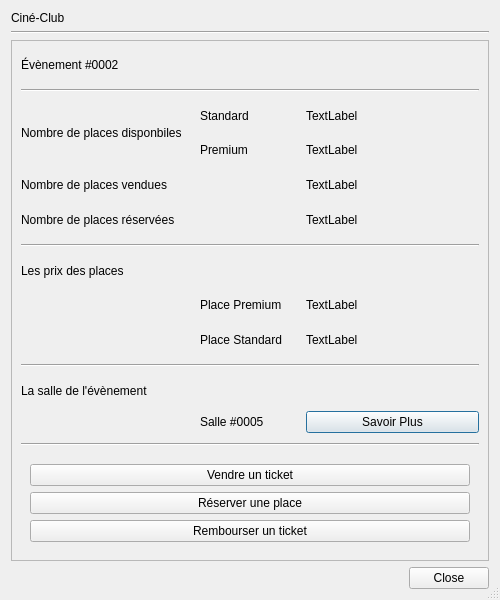
<?xml version="1.0" encoding="UTF-8"?>
<ui version="4.0">
 <class>info_projection_dialog</class>
 <widget class="QDialog" name="info_projection_dialog">
  <property name="geometry">
   <rect>
    <x>0</x>
    <y>0</y>
    <width>500</width>
    <height>600</height>
   </rect>
  </property>
  <property name="minimumSize">
   <size>
    <width>500</width>
    <height>600</height>
   </size>
  </property>
  <property name="windowTitle">
   <string>Détails de la projection</string>
  </property>
  <property name="styleSheet">
   <string notr="true"/>
  </property>
  <property name="sizeGripEnabled">
   <bool>true</bool>
  </property>
  <property name="modal">
   <bool>true</bool>
  </property>
  <layout class="QVBoxLayout" name="verticalLayout">
   <item>
    <widget class="QLabel" name="titre">
     <property name="sizePolicy">
      <sizepolicy hsizetype="Expanding" vsizetype="Minimum">
       <horstretch>0</horstretch>
       <verstretch>0</verstretch>
      </sizepolicy>
     </property>
     <property name="text">
      <string>Ciné-Club</string>
     </property>
    </widget>
   </item>
   <item>
    <widget class="Line" name="line">
     <property name="sizePolicy">
      <sizepolicy hsizetype="Expanding" vsizetype="Fixed">
       <horstretch>0</horstretch>
       <verstretch>0</verstretch>
      </sizepolicy>
     </property>
     <property name="frameShadow">
      <enum>QFrame::Sunken</enum>
     </property>
     <property name="orientation">
      <enum>Qt::Horizontal</enum>
     </property>
    </widget>
   </item>
   <item>
    <widget class="QScrollArea" name="scrollArea">
     <property name="widgetResizable">
      <bool>true</bool>
     </property>
     <widget class="QWidget" name="scrollAreaWidgetContents">
      <property name="geometry">
       <rect>
        <x>0</x>
        <y>0</y>
        <width>480</width>
        <height>523</height>
       </rect>
      </property>
      <layout class="QGridLayout" name="gridLayout_4" rowstretch="0,0,0">
       <item row="2" column="0">
        <layout class="QGridLayout" name="add_event_layout">
         <property name="sizeConstraint">
          <enum>QLayout::SetDefaultConstraint</enum>
         </property>
         <item row="3" column="2">
          <widget class="QLabel" name="evenement_place_premium_value">
           <property name="text">
            <string>TextLabel</string>
           </property>
          </widget>
         </item>
         <item row="9" column="1">
          <widget class="QLabel" name="label_13">
           <property name="maximumSize">
            <size>
             <width>100</width>
             <height>16777215</height>
            </size>
           </property>
           <property name="text">
            <string>Place Standard</string>
           </property>
          </widget>
         </item>
         <item row="12" column="2">
          <widget class="QPushButton" name="evenement_salle_btn">
           <property name="text">
            <string>Savoir Plus</string>
           </property>
          </widget>
         </item>
         <item row="5" column="2">
          <widget class="QLabel" name="evenement_place_reservees_value">
           <property name="text">
            <string>TextLabel</string>
           </property>
          </widget>
         </item>
         <item row="8" column="2">
          <widget class="QLabel" name="evenement_place_premium_prix">
           <property name="text">
            <string>TextLabel</string>
           </property>
          </widget>
         </item>
         <item row="0" column="0" colspan="3">
          <widget class="QLabel" name="evenement_identifiant_value">
           <property name="styleSheet">
            <string notr="true">font: 14pt &quot;Arial&quot;;</string>
           </property>
           <property name="text">
            <string>Évènement #0002</string>
           </property>
          </widget>
         </item>
         <item row="2" column="2">
          <widget class="QLabel" name="evenement_place_standard_value">
           <property name="text">
            <string>TextLabel</string>
           </property>
          </widget>
         </item>
         <item row="8" column="1">
          <widget class="QLabel" name="label_12">
           <property name="maximumSize">
            <size>
             <width>100</width>
             <height>16777215</height>
            </size>
           </property>
           <property name="text">
            <string>Place Premium</string>
           </property>
          </widget>
         </item>
         <item row="1" column="0" colspan="3">
          <widget class="Line" name="line_4">
           <property name="minimumSize">
            <size>
             <width>0</width>
             <height>10</height>
            </size>
           </property>
           <property name="orientation">
            <enum>Qt::Horizontal</enum>
           </property>
          </widget>
         </item>
         <item row="3" column="1">
          <widget class="QLabel" name="label_4">
           <property name="maximumSize">
            <size>
             <width>100</width>
             <height>16777215</height>
            </size>
           </property>
           <property name="text">
            <string>Premium</string>
           </property>
          </widget>
         </item>
         <item row="9" column="2">
          <widget class="QLabel" name="evenement_place_standard_prix">
           <property name="text">
            <string>TextLabel</string>
           </property>
          </widget>
         </item>
         <item row="6" column="0" colspan="3">
          <widget class="Line" name="line_2">
           <property name="minimumSize">
            <size>
             <width>0</width>
             <height>10</height>
            </size>
           </property>
           <property name="orientation">
            <enum>Qt::Horizontal</enum>
           </property>
          </widget>
         </item>
         <item row="4" column="0" colspan="2">
          <widget class="QLabel" name="label_7">
           <property name="text">
            <string>Nombre de places vendues</string>
           </property>
          </widget>
         </item>
         <item row="2" column="0" rowspan="2">
          <widget class="QLabel" name="label_2">
           <property name="text">
            <string>Nombre de places disponbiles</string>
           </property>
          </widget>
         </item>
         <item row="7" column="0" colspan="2">
          <widget class="QLabel" name="label_11">
           <property name="text">
            <string>Les prix des places</string>
           </property>
          </widget>
         </item>
         <item row="12" column="1">
          <widget class="QLabel" name="evenement_salle_identifiant_value">
           <property name="text">
            <string>Salle #0005</string>
           </property>
          </widget>
         </item>
         <item row="11" column="0" colspan="2">
          <widget class="QLabel" name="label_16">
           <property name="text">
            <string>La salle de l'évènement</string>
           </property>
          </widget>
         </item>
         <item row="5" column="0" colspan="2">
          <widget class="QLabel" name="label_9">
           <property name="text">
            <string>Nombre de places réservées</string>
           </property>
          </widget>
         </item>
         <item row="4" column="2">
          <widget class="QLabel" name="evenement_place_vendues_value">
           <property name="text">
            <string>TextLabel</string>
           </property>
          </widget>
         </item>
         <item row="10" column="0" colspan="3">
          <widget class="Line" name="line_3">
           <property name="minimumSize">
            <size>
             <width>0</width>
             <height>10</height>
            </size>
           </property>
           <property name="orientation">
            <enum>Qt::Horizontal</enum>
           </property>
          </widget>
         </item>
         <item row="14" column="0" colspan="3">
          <widget class="QWidget" name="widget" native="true">
           <layout class="QVBoxLayout" name="verticalLayout_2">
            <item>
             <widget class="QPushButton" name="vendre_ticket_btn">
              <property name="text">
               <string>Vendre un ticket</string>
              </property>
             </widget>
            </item>
            <item>
             <widget class="QPushButton" name="reserver_place_btn">
              <property name="text">
               <string>Réserver une place</string>
              </property>
             </widget>
            </item>
            <item>
             <widget class="QPushButton" name="rembourser_ticket_btn">
              <property name="text">
               <string>Rembourser un ticket</string>
              </property>
             </widget>
            </item>
           </layout>
          </widget>
         </item>
         <item row="2" column="1">
          <widget class="QLabel" name="label_3">
           <property name="maximumSize">
            <size>
             <width>100</width>
             <height>16777215</height>
            </size>
           </property>
           <property name="text">
            <string>Standard</string>
           </property>
          </widget>
         </item>
         <item row="13" column="0" colspan="3">
          <widget class="Line" name="line_5">
           <property name="minimumSize">
            <size>
             <width>0</width>
             <height>10</height>
            </size>
           </property>
           <property name="orientation">
            <enum>Qt::Horizontal</enum>
           </property>
          </widget>
         </item>
        </layout>
       </item>
      </layout>
     </widget>
    </widget>
   </item>
   <item>
    <widget class="QDialogButtonBox" name="buttonBox">
     <property name="standardButtons">
      <set>QDialogButtonBox::Close</set>
     </property>
    </widget>
   </item>
  </layout>
 </widget>
 <tabstops>
  <tabstop>scrollArea</tabstop>
 </tabstops>
 <resources/>
 <connections>
  <connection>
   <sender>buttonBox</sender>
   <signal>accepted()</signal>
   <receiver>info_projection_dialog</receiver>
   <slot>accept()</slot>
   <hints>
    <hint type="sourcelabel">
     <x>266</x>
     <y>738</y>
    </hint>
    <hint type="destinationlabel">
     <x>157</x>
     <y>274</y>
    </hint>
   </hints>
  </connection>
  <connection>
   <sender>buttonBox</sender>
   <signal>rejected()</signal>
   <receiver>info_projection_dialog</receiver>
   <slot>reject()</slot>
   <hints>
    <hint type="sourcelabel">
     <x>334</x>
     <y>738</y>
    </hint>
    <hint type="destinationlabel">
     <x>286</x>
     <y>274</y>
    </hint>
   </hints>
  </connection>
 </connections>
</ui>
